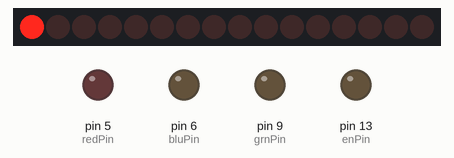
This sketch was run on a simulated Arduino Uno, built with avr-gcc and run on an emulated ATmega328P. Shown: 16 shift-register outputs drawn as a row of LEDs (first output left, lit = HIGH), output pins drawn as LEDs (lit = HIGH). Wiring (inferred from the names in the program): 2 × shift register (74HC595): data pin 8; shift clock pin 11; latch pin 12; MR pin 10. Wiring (inferred from the signals the program sends): row of LEDs: on Q0, Q1, Q2, Q3, Q4, Q5, Q6, Q7, Q8, Q9, Q10, Q11, Q12, Q13, Q14, Q15. Pins used as bus, display or sensor lines are not drawn.

Above: at 0.02 s.
At 0.37 s:
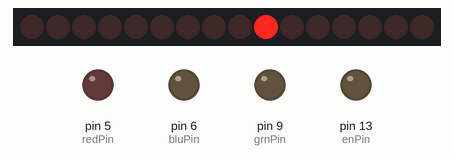
At 0.72 s:
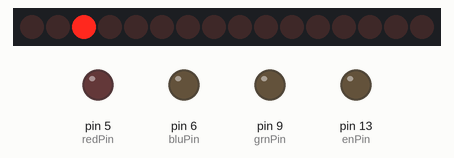
At 1.48 s:
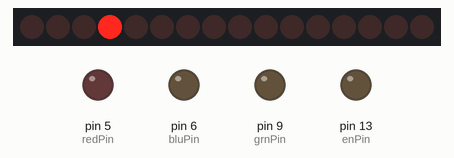
At 2.18 s:
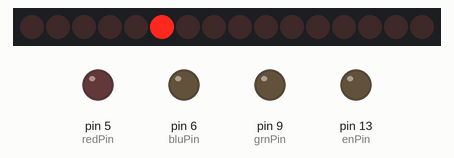
At 2.93 s:
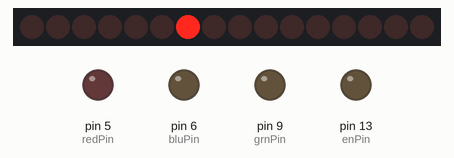
Timing chart, 0 to 3.2 s (numbered marks = the images above):
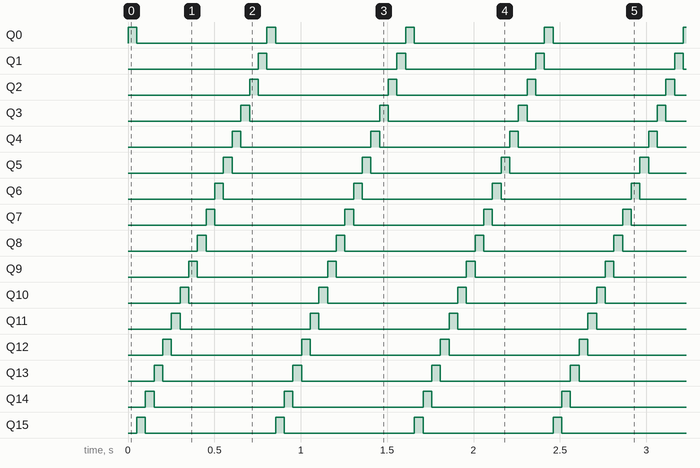

The sketch:

ringcoder.ino
```cpp
//https://www.sparkfun.com/products/11040

/*
 GND (ground)                  GND
 RED (Encoder Red LED)         5 - PWM enabled
 BLU (Encoder Blue LED)        6 - PWM enabled
 GRN (Encoder Green LED)       9 - PWM endabled
 DAT (shift data)              8
 CLR (shift clear)             10
 CLK (shift clock)             11
 LATCH (shift latch)           12
 EN (shift enable)             13
 VCC (power)                   5V
 */

int redPin= 5;  // Encoder's red LED - D5 is PWM enabled
int bluPin= 6;  // Encoder's blue LED- D6 is PWM enabled
int grnPin= 9;  // Encoder's green LED - D9 is PWM enabled
int enPin= 13;  // Shift registers' Output Enable pin
int latchPin= 12;  // Shift registers' rclk pin
int clkPin= 11;  // Shift registers' srclk pin
int clrPin= 10;  // shift registers' srclr pin
int datPin= 8;  // shift registers' SER pin

byte ledPins[3] = {
  redPin, bluPin, grnPin};
int cnt= 0;
void setup() {
  pinMode(redPin, OUTPUT);
  pinMode(grnPin, OUTPUT);
  pinMode(bluPin, OUTPUT);
  pinMode(enPin, OUTPUT);
  digitalWrite(enPin, LOW);
  pinMode(latchPin, OUTPUT);
  digitalWrite(latchPin, LOW);
  pinMode(clkPin, OUTPUT);
  digitalWrite(clkPin, LOW);
  pinMode(clrPin, OUTPUT);
  digitalWrite(clrPin, HIGH);
  pinMode(datPin, OUTPUT);
  digitalWrite(datPin, LOW);
}
void loop() {
  ledOut(1<<cnt);
  cnt--;  //direction. change to cnt++ to go the other way
  if(cnt>=16) {
    cnt= 0;
  }
  else if(cnt<0) {
    cnt= 15;
  }
  delay(50);  //speed
}
void ledOut(uint16_t data) {
  digitalWrite(latchPin, LOW);
  shiftOut(datPin, clkPin, MSBFIRST, (data>>8)&0xff);
  shiftOut(datPin, clkPin, MSBFIRST, data&0xff);
  digitalWrite(latchPin, HIGH);
}
```

Measured:
- by itself, Q0–15: alternates HIGH for 0.05 s and LOW for 0.75 s
- by itself, everything shown: repeats every 0.80 s, in 16 steps
